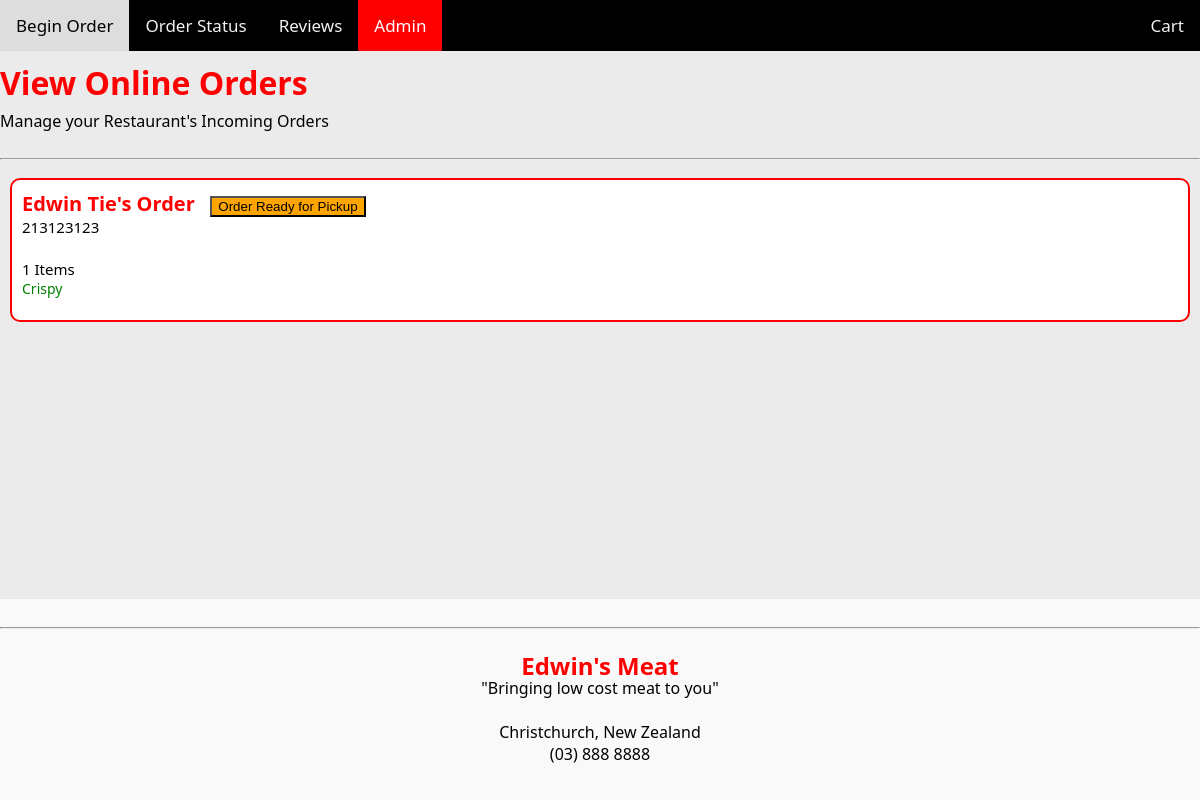
/admin, run on an earlier commit of the app's database.
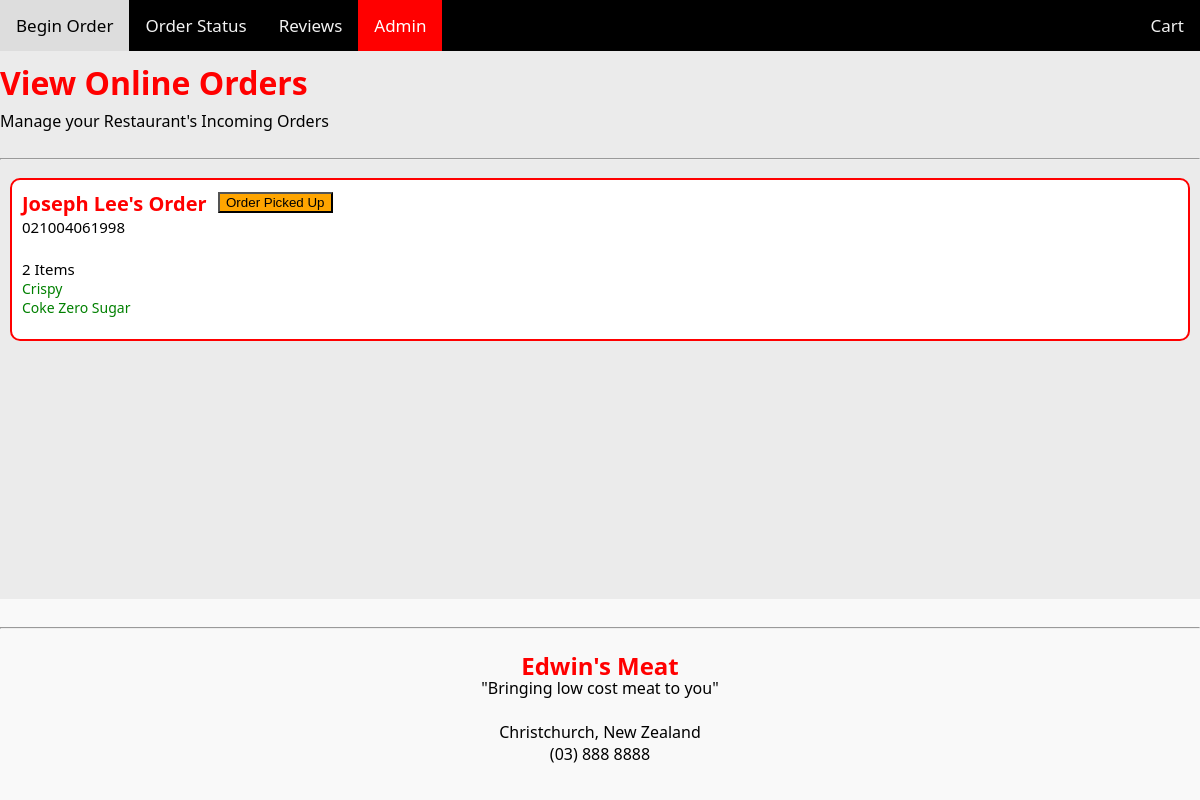
And on a later commit of the database.
### tables this page shows
CREATE TABLE Orders (orderid INTEGER PRIMARY KEY AUTOINCREMENT, firstname TEXT, lastname TEXT, phonenumb TEXT, foodlist, status TEXT);

CREATE TABLE fooditems (food_id INTEGER PRIMARY KEY AUTOINCREMENT, category REFERENCES categories (cat_id), food_name TEXT, cost NUMERIC, image TEXT, description TEXT);

### routes.py (the view, shortened to what this page needs)
@app.route("/admin", methods=["GET", "POST"])
def admin():
    conn, cur = get_db_connection()
    cur.execute('SELECT * FROM Orders')
    results = cur.fetchall()
    cur.execute('SELECT * FROM fooditems')
    foods = cur.fetchall()
    return render_template("admin.html", order=results, foods=foods)

### routes.py (called while the page is built)
def get_db_connection():
    conn = sqlite3.connect('data.db')
    cur = conn.cursor()
    return conn, cur

@app.template_filter('to_dict')
def to_dict(my_string):
    return json.loads(my_string)

### templates/admin.html (shortened to what this page needs)
{% extends "layout.html" %}
{% block content %}
<div class="admin_wrpr">
    <h1>View Online Orders</h1>
    <p>Manage your Restaurant's Incoming Orders</p>
    <hr>
    {% if order %}
    <div input="submit" class="grid-admin">
        {% for i in order %}
        {% set order_dict = i[4] | to_dict %}
        <div class="grid-food" data-food-id="{{ i[0] }}">
            <span class="contents">
                <div class="fooditerationtitle"> {{i[1]}} {{i[2]}}'s Order</div>
                <div class="foodpricecart"> {{i[3]}}</div>
                <br>
                <div class="foodpricecart"> {{order_dict |count}} Items </div>
                {% for fooditeration in order_dict %}
                {% for literalfood in foods %}
                {% if literalfood[0] | string == fooditeration %}
                <div class="fooditeration"> {{literalfood[2]}} </div>
                {% endif %}
                {% endfor %}
                {% endfor %}
                <br>
            </span>
            {% if i[5] == "ready" %}
            <form id="pickedup" action="/admin" method='POST'>
                <button name="pickedup" value='{{i[0]}}' class="adminbtn3">Order Picked Up</button>
            </form>
            {% elif i[5] == "progress" %}
            <form id="readypickup" action="/admin" method='POST'>
                <button name="readypickup" value='{{i[0]}}' class="adminbtn3">Order Ready for Pickup</button>
            </form>
            {% endif %}
        </div>
        {% endfor %}
    </div>
    {% endif %}
    {% endblock %}

### templates/layout.html (shortened to what this page needs)
<!DOCTYPE html>
<html>
<head>
    <link rel="stylesheet" href="/static/css/style.css">
</head>
<body>
    <nav>
        {% include "nav.html" %}
    </nav>
    <div class="content-wrapper">
    <main>
        {% block content %}{% endblock %}
    </main>
</div>
    <footer>
        {% include "footer.html" %}
    </footer>
</body>
</html>

### templates/nav.html
<div class="topnav">
     <a href="/" class="{{ 'active' if request.path == '/' else '' }}">Begin Order</a>
     <a href="/orderstatus" class="{{ 'active' if request.path == '/orderstatus' else '' }}">Order Status</a>
     <a href="/reviews" class="{{ 'active' if request.path == '/reviews' else '' }}">Reviews</a>
     <a href="/admin" class="{{ 'active' if request.path == '/admin' else '' }}">Admin</a>
     <a href="/cart" class="{{ 'active' if request.path == '/cart' else '' }}" style="float: right;">Cart</a>
</div>

### templates/footer.html
<div class="footer">
    <hr>
    <h2>Edwin's Meat</h2>
    <p>"Bringing low cost meat to you"</p>
    <br>
    <p>Christchurch, New Zealand</p>
    <p>(03) 888 8888</p>
</div>

### static/css/style.css (style rules this page uses)
body { font-family: 'Segoe UI', Tahoma, Geneva, Verdana, sans-serif; background-color: rgb(235, 235, 235); color: #000000; }
.admin_wrpr { max-width: 1200px; margin: 0px auto; }
.topnav { max-width: 1200px; background-color: black; overflow: hidden; margin: 0px auto; }
.topnav a { float:left; color: #f2f2f2; text-align: center; padding: 14px 16px; text-decoration: none; font-size: 17px; }
.topnav a.active { background-color: red; color: white; }
body { display: flex; flex-direction: column; min-height: 100vh; margin: 0; }
.content-wrapper { flex: 1; }
.footer { text-align: center; padding: 20px 0; background-color: #f9f9f9; }
.footer h2 { color: red; margin-bottom: 10px; }
.footer p { color: black; margin-bottom: 5px; }
h1 { color:red; margin-top: 10px; }
p { margin-top: -15px; padding-bottom: 10px; }
.grid-admin { display: grid; grid-template-columns: 1fr; gap: 10px; padding: 10px; }
.grid-admin>div { display: flex; background-color: rgba(255, 255, 255); text-align: left; padding: 0 0; border-radius: 10px; border: 2px solid red; }
.foodpricecart { color: black; font-size: 15px; align-self: center; padding-left: 10px; display: flex; }
.fooditeration { color: green; font-size: 14px; padding-left: 10px; }
.fooditerationtitle { padding-top: 10px; color: red; font-size: 20px; padding-left: 10px; font-weight: bold; }
.adminbtn3 { display:flex; margin-left: 10%; margin-top: 10%; width:100%; background-color: orange; color: black; z-index:10; }

What changed in the data, as far as the page shows it:
removed Orders: firstname "Edwin", lastname "Tie", phonenumb "213123123", order_dict "1", {{ i[0] }} 88 (drawn), fooditems (food_name "Crispy")
added Orders: firstname "Joseph", lastname "Lee", phonenumb "021004061998", order_dict "2", {{ i[0] }} 89 (drawn), fooditems (food_name "Crispy")
now on this page (row unchanged): fooditems: food_name "Coke Zero Sugar"
